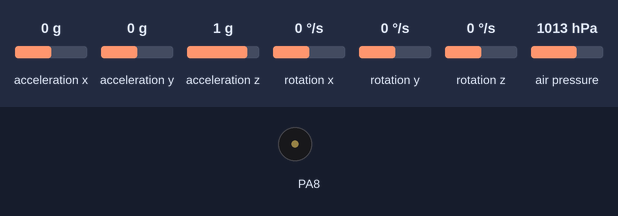
This sketch was run on a simulated STM32 Blue Pill. Parts: buzzer (waves = sounding). Wiring (inferred from the names in the program): MPU-6050 motion sensor at I2C address 0x68. The inputs (shaded band) are chosen by the test bench; at power-on: acceleration x 0 g, acceleration y 0 g, acceleration z 1 g, rotation x 0 °/s, rotation y 0 °/s, rotation z 0 °/s, air pressure 1013 hPa. What the sketch prints to the serial monitor is not drawn.

Above: at 0.16 s.
Timing chart, 0 to 3.1 s (numbered marks = the images above):
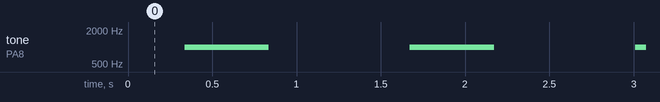

The sketch:

main.ino
```cpp
#include<Wire.h>
#define MPU 0x68
#include <BMP180.h>

int16_t ivmeX,ivmeY,ivmeZ,IsI,GyX,GyY,GyZ;
BMP180 myBMP(BMP180_ULTRAHIGHRES);

void setup(){


 /* mpu */
  Wire.begin();
  Wire.beginTransmission(MPU);
  Wire.write(0x6B);
  Wire.write(0);
  Wire.endTransmission(true);
  Serial.begin(9600); /* BMP için de geçerli */

     while (myBMP.begin() != true)
  {
    Serial.println(F("BMP KABLOLARINDA SIKINTI VAR. KONTROL EDİN."));
    delay(5000);
  }
}

  /* mpu */

void loop(){
  mpu_data();

  Serial.print("ivmeX = "); Serial.print(ivmeX);
  Serial.print(" | ivmeY = "); Serial.print(ivmeY);
  Serial.print(" | ivmeZ = "); Serial.print(ivmeZ);
  Serial.print(" | Sicaklik = "); Serial.print(IsI/340.00+36.53);
  Serial.print(" | GyroX = "); Serial.print(GyX);
  Serial.print(" | GyroY = "); Serial.print(GyY);
  Serial.print(" | GyroZ = "); Serial.println(GyZ);
  delay(333);

  bmp_data();
  buzzer_play();
  }


void mpu_data(){
  Wire.beginTransmission(MPU);
  Wire.write(0x3B); // mpu6050 nin ilk sensör verisinin adresi.
  Wire.endTransmission(false);
  Wire.requestFrom(MPU,14,true); //0X3B den başlayan 14 bitlik veri istendi. İçinde tüm değerlerimiz var.

  ivmeX=Wire.read()<<8|Wire.read();
  ivmeY=Wire.read()<<8|Wire.read();
  ivmeZ=Wire.read()<<8|Wire.read();
  IsI=Wire.read()<<8|Wire.read();
  GyX=Wire.read()<<8|Wire.read();
  GyY=Wire.read()<<8|Wire.read();
  GyZ=Wire.read()<<8|Wire.read();


}


void buzzer_play(){


  tone(PA8, 1000, 500); // I/O pin A8

  delay(1000);
  }

void bmp_data(){


  int pressure;

  pressure = myBMP.getPressure();
  Serial.print(" | Pressure = "); Serial.println(pressure);

  /*
  Serial.print(F("Temperature.......: ")); Serial.print(myBMP.getTemperature(), 1); Serial.println(F(" +-1.0C"));
  Serial.print(F("Pressure..........: ")); Serial.print(myBMP.getPressure());       Serial.println(F(" +-100Pa"));
  Serial.print(F("See level pressure: ")); Serial.print(myBMP.getSeaLevelPressure(115)); Serial.println(F(" Pa"));
  */
  }
```

Measured:
- by itself, tone on PA8: alternates 1000 Hz for 0.50 s and silent for 0.84 s
